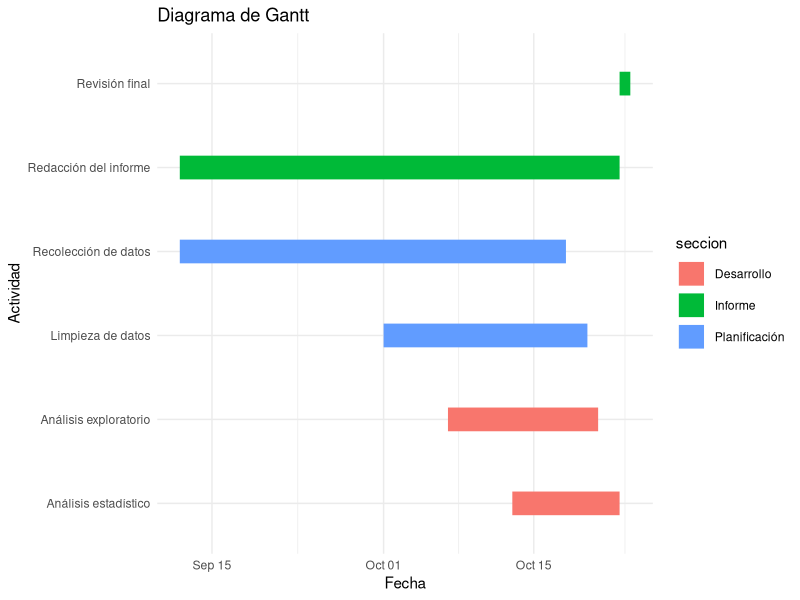

This figure's R source: (Note: this script raises an error after producing the figure.)
## ---- chunk 1
library(ggplot2)

tareas <- data.frame(
  tarea = c(
    "Recolección de datos",
    "Limpieza de datos",
    "Análisis exploratorio",
    "Análisis estadístico",
    "Redacción del informe",
    "Revisión final"
  ),
  inicio = as.Date(c(
    "2026-09-12", "2026-10-01", "2026-10-07", "2026-10-13", "2026-09-12", "2026-10-23"
  )),
  fin = as.Date(c(
    "2026-10-18", "2026-10-20", "2026-10-21", "2026-10-23", "2026-10-23", "2026-10-24"
  )),
  seccion = c(
    "Planificación",
    "Planificación",
    "Desarrollo",
    "Desarrollo",
    "Informe",
    "Informe"
  )
)

ggplot(tareas,
       aes(x = inicio,
           xend = fin,
           y = tarea,
           yend = tarea,
           color = seccion)) +
  geom_segment(linewidth = 8) +
  labs(title = "Diagrama de Gantt",
       x = "Fecha",
       y = "Actividad") +
  theme_minimal()
## ---- chunk 2
DF_GesNulos<-read_csv("DF_GesNulos.csv")
DF3<-read_csv("DF3.csv")
## ---- chunk 3
sd(DF3$consultas, na.rm = T) / abs(mean(DF3$consultas, na.rm = T))
## ---- chunk 4
boxplot(DF3$consultas,
        main = "Boxplot - Número de consultas a la IA",
        ylab = "Cantidad de consultas")
legend("topright",
       legend = paste("Mediana =", median(DF3$consultas, na.rm = TRUE), "\nQ3 =", quantile(DF3$consultas, 0.75, na.rm = T, type = 3)), bty = "n")
## ---- chunk 5
plot(table(DF3$consultas),
        main = "Diagrama de palos - Número de consultas a la IA",
        xlab = "Cantidad de consultas",
        ylab = "Frecuencia de cada cantidad")
## ---- chunk 6
table(DF3$comprension)
round(prop.table(table(DF3$comprension)) * 100, 2)
round(cumsum(prop.table(table(DF3$comprension))) * 100, 2)
## ---- chunk 7
DF3 %>%
  count(comprension) %>%
  mutate(p = n / sum(n) * 100) %>%
  ggplot(aes(x = comprension, y = p, fill = comprension)) +
  geom_col(color = "black", width = 0.75) +
  geom_text(aes(label = paste0(round(p, 2), "%")), vjust = -0.5, size = 3.5) +
  scale_fill_manual(values = c("gray92", "gray80", "gray66", "gray50", "gray35")) +
  labs(title = "Proporción de registros según nivel de comprensión",
       x = "Nivel de comprensión", y = "Porcentaje de registros (%)") +
  theme_minimal() +
  theme(legend.position = "none")
## ---- chunk 8
summary(DF3$sueno)
round(sd(DF3$sueno),2)
IQR(DF3$sueno)
round(sd(DF3$sueno) / mean(DF3$sueno),2) #CV
## ---- chunk 9
boxplot(DF3$sueno,
        main = "Horas de sueño",
        ylab = "Horas",
        col = "gray80")
## ---- chunk 10
hist(DF3$sueno,
     main = "Horas de sueño",
     xlab = "Horas",
     col = "gray80",
     ylab = "Frecuencia")
axis(1, at = 0:ceiling(max(DF3$sueno)))
abline(v = mean(DF3$sueno, na.rm = TRUE), col = "firebrick", lwd = 2, lty = 2)
legend("topright",
       legend = paste("Media =", round(mean(DF3$sueno, na.rm = TRUE), 2)),
       col = "firebrick", lty = 2, lwd = 2, bty = "n")
## ---- chunk 11
boxplot(consultas ~ satisfaccion, data = DF3,
        main = "Nivel de satisfacción vs Número de consultas",
        xlab = "Nivel de satisfacción",
        ylab = "Cantidad de consultas",
        varwidth = T)
## ---- chunk 12
quantile(DF3$consultas[DF3$satisfaccion == 3], 0.3, na.rm = T, type = 3)
quantile(DF3$consultas[DF3$satisfaccion == 4], 0.3, na.rm = T, type = 3)
quantile(DF3$consultas[DF3$satisfaccion == 5], 0.3, na.rm = T, type = 3)
## ---- chunk 13
cor.test(DF3$consultas,DF3$estudio,method="spearman")
## ---- chunk 14
ggplot(DF3, aes(x = consultas, y = estudio)) +
  geom_point(color = "navy", size = 2.5) +
  labs(
    title = "Consultas vs. horas de estudio",
    x = "Consultas a la IA",
    y = "Horas de estudio"
  )
## ---- chunk 15
DFC <- DF3[DF3$uso_ia == "Usó IA", ]
DFC$curso <- toupper(DFC$curso)
DFC$uso <- as.character(DFC$uso)
DFC <- DFC[DFC$curso %in% c("CC1105", "CS2031", "CC2101", "CS2013"), ]
DFC <- DFC[DFC$uso %in% c("Resolver ejercicios", "Resumir", "Programar", "Redactar"), ]
nrow(DFC)
## ---- chunk 16
tabla <- table(DFC$curso, DFC$uso)
tabla
round(prop.table(tabla, 1) * 100, 2)
## ---- chunk 17
DFC %>%
  count(curso, uso) %>%
  group_by(curso) %>%
  mutate(p = n / sum(n) * 100) %>%
  ggplot(aes(x = curso, y = p, fill = uso)) +
  geom_col(width = 0.75) +
  geom_text(aes(label = paste0(round(p, 1), "%")),
            position = position_stack(vjust = 0.5), size = 3) +
  scale_fill_manual(values = c("gray92", "gray78", "gray64", "gray50")) +
  labs(title = "Proporción de usos de la IA según el curso",
       x = "Curso", y = "Porcentaje de registros (%)", fill = "Uso principal") +
  theme_minimal()
## ---- chunk 18
DF3 %>%
  filter(uso_ia == "Usó IA") %>%
  mutate(
    uso_g = if_else(uso %in% c("Resolver ejercicios", "Resumir",
                                "Programar", "Redactar", "No usó IA"),
                     as.character(uso), "Otros"),
    ahorro = if_else(tareas == 0, "Sin tareas ahorradas", "Con tareas ahorradas")
  ) %>%
  count(uso_g, ahorro) %>%
  tidyr::pivot_wider(names_from = ahorro, values_from = n, values_fill = 0) %>%
  {
    tabla <- .[, c("uso_g", "Sin tareas ahorradas", "Con tareas ahorradas")]
    m <- t(as.matrix(tabla[, -1]))
    colnames(m) <- tabla$uso_g
    barplot(m,
            main = "Tareas ahorradas según el uso de IA",
            ylab = "Cantidad de registros",
            xlab = "Uso principal",
            col = c("gray85", "gray45"))
    legend("topleft",
           legend = c("Sin ahorro", "Con ahorro"),
           fill = c("gray85", "gray45"),
           cex = 0.8)
  }
## ---- chunk 19
DF3 %>%
  filter(uso_ia == "Usó IA") %>%
  mutate(uso_g = if_else(uso %in% c("Resolver ejercicios", "Resumir",
                                     "Programar", "Redactar", "No usó IA"),
                          as.character(uso), "Otros")) %>%
  group_by(uso_g) %>%
  summarise(
    registros   = n(),
    ta_ahorrada = round(mean(tareas > 0, na.rm = TRUE) * 100,2),

  ) %>%
  rename(Uso = uso_g)
## ---- chunk 20
boxplot(sueno ~ comprension, data = DF3,
        main = "Sueño según comprensión",
        xlab = "Comprensión",
        ylab = "Horas de sueño",
        col = c("gray92", "gray80", "gray66", "gray50", "gray35"))
abline(h = mean(DF3$sueno, na.rm = TRUE), col = "firebrick", lwd = 2, lty = 2)
legend("topright",
       legend = paste("Media =", round(mean(DF3$sueno, na.rm = TRUE), 2)),
       col = "firebrick", lty = 2, lwd = 2, bty = "n")
## ---- chunk 21
DF3%>%group_by(comprension)%>% summarise(n=n(),
    Q1= quantile(sueno, 0.25, na.rm = TRUE),
    Mediana = quantile(sueno, 0.5 ,na.rm = TRUE),
    Q3= quantile(sueno, 0.75, na.rm = TRUE),
    RIC     = IQR(sueno, na.rm = TRUE),
    Media = mean(sueno,na.rm=TRUE),
    CV = (sd(sueno,na.rm=TRUE)/mean(sueno,na.rm=TRUE))
                                         )
## ---- chunk 22
GRUPO <- 6
DF3_grupo <- DF_GesNulos %>% filter(Grupo == GRUPO)
nrow(DF3_grupo)
## ---- chunk 23
consultas_cat <- cut(DF3$consultas,
                     breaks = c(0, 1, 11, 21, 31, Inf),
                     right = FALSE,
                     labels = c("Sin uso", "Bajo", "Moderado",
                                "Frecuente", "Muy frecuente"))

frec_con <- table(consultas_cat)
prob_con <- prop.table(frec_con)
frec_con
round(prob_con, 4)
## ---- chunk 24
sum(prob_con)
## ---- chunk 25
barplot(prob_con,
        main = "Probabilidad empírica del nivel de uso de IA",
        xlab = "Nivel de uso (según número de consultas)",
        ylab = "Probabilidad",
        col = "gray70",
        ylim = c(0, 0.6))
## ---- chunk 26
frec_sat <- table(DF3$satisfaccion)
prob_sat <- prop.table(frec_sat)
frec_sat
round(prob_sat, 4)
## ---- chunk 27
sum(prob_sat)
## ---- chunk 28
barplot(prob_sat,
        main = "Probabilidad empírica de la variable satisfacción",
        xlab = "Nivel de satisfacción (1 = muy baja, 5 = muy alta)",
        ylab = "Probabilidad",
        col = "gray70",
        ylim = c(0, 0.6))
## ---- chunk 29
P_A = nrow(DF3 %>% filter(comprension == "Alto")) / nrow(DF3)
paste("Probabilidad de A:", P_A)
## ---- chunk 30
P_B = nrow(DF3 %>% filter(5 <= consultas & consultas <= 15)) / nrow(DF3)
paste("Probabilidad de B:", P_B)
## ---- chunk 31
P_A_dado_B = nrow(DF3 %>% filter(5 <= consultas & consultas <= 15 & comprension == "Alto")) / nrow(DF3 %>% filter(5 <= consultas & consultas <= 15))

P_A_dado_B
## ---- chunk 32
P_A_inter_B<- nrow(DF3 %>% filter(5 <= consultas & consultas <= 15 & comprension == "Alto")) / nrow(DF3)
round(P_A_inter_B,2) == round(P_A* P_B,2)
round(P_A_inter_B,3) == round(P_A* P_B,3)
P_A_dado_B==P_A
## ---- chunk 33

P_A_U_B<-P_A+P_B-P_A_inter_B
P_A_comp<-1-P_A
P_B_comp<-1-P_B

#leyes de morgan

P_A_U_B_comp<-1-P_A_U_B
P_A_inter_B_comp<-1-P_A_inter_B
P_A_U_B
P_A_comp
P_B_comp
P_A_U_B_comp
P_A_inter_B_comp
## ---- chunk 34
P_B_dado_A = nrow(DF3 %>% filter(5 <= consultas & consultas <= 15 & comprension == "Alto")) / nrow(DF3 %>% filter(comprension == "Alto"))

P_B_dado_A
## ---- chunk 35
P_B_dado_noA = nrow(DF3 %>% filter(5 <= consultas & consultas <= 15 & comprension != "Alto")) / nrow(DF3 %>% filter(comprension != "Alto"))

P_B_dado_noA
## ---- chunk 36
( P_B_dado_A * P_A ) / ( P_B_dado_A * P_A + P_B_dado_noA * P_A_comp)
## ---- chunk 37
P_A_dado_B
## ---- chunk 38
exito <- DF3$consultas > 20
p <- mean(exito)
q <- 1 - p
## ---- chunk 39
N <- length(exito)
k_all <- 1:N
pmf <- dgeom(k_all - 1, p)
cdf_izq <- pgeom(k_all - 1, p)        # P(X <= k)
cdf_der <- q^(k_all - 1)              # P(X >= k)
sum(pmf)                              # validación: ≈ 1

espera <- diff(c(0, which(exito)))
ks <- 1:20
emp <- sapply(ks, function(i) mean(espera == i))

par(mfrow = c(1, 2))

# Distribución completa (1 a N)
plot(k_all, pmf, type = "h", xlab = "k", ylab = "P(X = k)",
     main = "Distribución completa (1 a N)")

## ---- chunk 40
# Zoom: teórica vs. empírica
plot(ks, pmf[ks], type = "h", lwd = 3, xlab = "k", ylab = "P(X = k)",
     ylim = c(0, max(pmf[ks], emp)),
     main = "Zoom: teórica vs. empírica")
points(ks, emp, pch = 16, col = "firebrick")
abline(v = 1/p, lty = 2, col = "gray40")
legend("topright", legend = c("Teórica", "Empírica", "E(X)"),
       lty = c(1, NA, 2), pch = c(NA, 16, NA),
       col = c("black", "firebrick", "gray40"), bty = "n")

par(mfrow = c(1, 1))
## ---- chunk 41
# Acumulada hacia la izquierda
plot(ks, cdf_izq[ks], type = "s", xlab = "k", ylab = "P(X <= k)",
     main = "Acumulada hacia la izquierda")
## ---- chunk 42
# Acumulada hacia la derecha
plot(ks, cdf_der[ks], type = "s", xlab = "k", ylab = "P(X >= k)",
     main = "Acumulada hacia la derecha")
## ---- chunk 43
data.frame(k = ks, `P(X=k)` = round(pmf[ks], 4), empirica = round(emp, 4),
           `P(X<=k)` = round(cdf_izq[ks], 4), `P(X>=k)` = round(cdf_der[ks], 4),
           check.names = FALSE)
## ---- chunk 44
n_tar <- 10
p_tar <- mean(DF3$tareas >= 3)
p_tar
## ---- chunk 45
E_tar <- n_tar * p_tar
V_tar <- n_tar * p_tar * (1 - p_tar)
SD_tar <- sqrt(V_tar)
CV_tar <- SD_tar / E_tar
## ---- chunk 46
dbinom(3, n_tar, p_tar)
## ---- chunk 47
pbinom(2, n_tar, p_tar)
## ---- chunk 48
set.seed(6)
mezcla <- sample(DF3$tareas)
n_grupos <- floor(length(mezcla) / 10)
grupos <- matrix(mezcla[1:(n_grupos * 10)] >= 3, nrow = 10)
exitos <- colSums(grupos)
mean(exitos)
## ---- chunk 49
teorica <- dbinom(0:10, n_tar, p_tar)
empirica <- table(factor(exitos, levels = 0:10)) / length(exitos)

barplot(rbind(teorica, empirica),
        beside = TRUE,
        names.arg = 0:10,
        col = c("gray40", "gray80"),
        legend.text = c("Binomial", "Datos"),
        main = "Binomial vs. datos",
        xlab = "Número de registros con 3 o más tareas (de 10)",
        ylab = "Probabilidad")
## ---- chunk 50
#Datos basicos 
media_ <- mean(DF3$sueno,na.rm=TRUE)
mediana_<-median(DF3$sueno,na.rm=TRUE)
var_<-var(DF3$sueno,na.rm=TRUE)
sd_ <- sd(DF3$sueno,na.rm=TRUE)
lambda_ <- 1 / media_  
min_ <- min(DF3$sueno,na.rm=TRUE)
max_ <- max(DF3$sueno,na.rm=TRUE)

cv_<-(sd_/media_)*100

# con probability= TRUE sirve para el cambio de escala para que represente la densidad de probabilidad 

hist(DF3$sueno, probability = TRUE, col = "lightgray", border = "white", 
     main = "Distribuciones Continuas",
     xlab = "Horas de sueño", ylab = "Densidad" )


# Normal

#el uso de dnorm() es la funcion de densidad de la probabilidad normal el cual usa x que es la variable independiente, despues el caso de from y to definen los limites de calculo y dibujo

curve(dnorm(x, mean = media_, sd = sd_), col = "forestgreen", lwd = 2, add = TRUE, from = min_, to = max_)

# Exponencial

# el uso de lambda es debido a la teoria que relaciona la media y la tasa 

curve(dexp(x, rate = lambda_), col = "dodgerblue", lwd = 2, add = TRUE, from = min_, to = max_)

# Uniforme 

# El uso de min y max es debido a la propia formula de la densidad de probabilidad 

curve(dunif(x, min = min_, max = max_), col = "purple", lwd = 2, add = TRUE, from = min_, to = max_)

legend("topright", legend = c("Distribución Normal", "Distribucion Exponencial", "Distribucion Uniforme"),
       col = c("forestgreen", "dodgerblue","purple"), lty=1, lwd=2)
## ---- chunk 51
#simetria
mediana_
media_
## ---- chunk 52
cv_
## ---- chunk 53
max_-min_
sd_*sqrt(12)

sd_^2
((max_-min_)^2)/12
## ---- chunk 54
sd_
media_
## ---- chunk 55
prob_4_teo<-pnorm(q=4,mean=media_, sd=sd_)
prob_4_teo
## ---- chunk 56
prob_4_empirica<-mean(DF3$sueno<=4,na.rm=TRUE)
prob_4_empirica

prob_4_empirica-prob_4_teo
## ---- chunk 57
estudio <- DF3$estudio

media_estudio <- mean(estudio, na.rm = TRUE)
min_estudio <- min(estudio, na.rm = TRUE)
max_estudio <- max(estudio, na.rm = TRUE)
prom_estudio <- mean(estudio, na.rm = TRUE)
std_estudio <- sd(estudio, na.rm = TRUE)
lambda_estudio <- 1 / media_estudio

hist(estudio, probability = TRUE,
     main = "Distribuciones Continuas VS Densidad Muestral",
     xlab = "Número de horas diarias de estudio", ylab = "Densidad muestral")

# Normal
curve(dnorm(x, mean = media_estudio, sd = std_estudio), col = "forestgreen", lwd = 2, add = TRUE, from = min_estudio, to = max_estudio)

# Exponencial
curve(dexp(x, rate = lambda_estudio), col = "dodgerblue", lwd = 2, add = TRUE, from = min_estudio, to = max_estudio)

# Uniforme
curve(dunif(x, min = min_estudio, max = max_estudio), col = "purple", lwd = 2, add = TRUE, from = min_estudio, to = max_estudio)

legend("topright", legend = c("Distribución Normal", "Distribución Exponencial", "Distribución Uniforme"),
       col = c("forestgreen", "dodgerblue", "purple"), lwd = c(3, 3, 3), lty = c(1, 1, 1))
## ---- chunk 58
paste("Esperanza Uniforme:", (min_estudio + max_estudio) / 2)
paste("Promedio Muestral:", prom_estudio)
## ---- chunk 59
paste("Varianza Uniforme:", (max_estudio - min_estudio)^2 / 12)
paste("Varianza Muestral:", std_estudio^2)
## ---- chunk 60
median(estudio, na.rm = T)
prom_estudio
## ---- chunk 61
paste("Esperanza Exponencial:", 1 / lambda_estudio)
paste("Promedio Muestral:", prom_estudio)
## ---- chunk 62
paste("Varianza Exponencial:", 1 / lambda_estudio^2)
paste("Varianza Muestral:", std_estudio^2)
## ---- chunk 63
pexp(8, lambda_estudio) - pexp(5, lambda_estudio)
## ---- chunk 64
nrow(DF3 %>% filter(5 < estudio & estudio <= 8)) / nrow(DF3)
